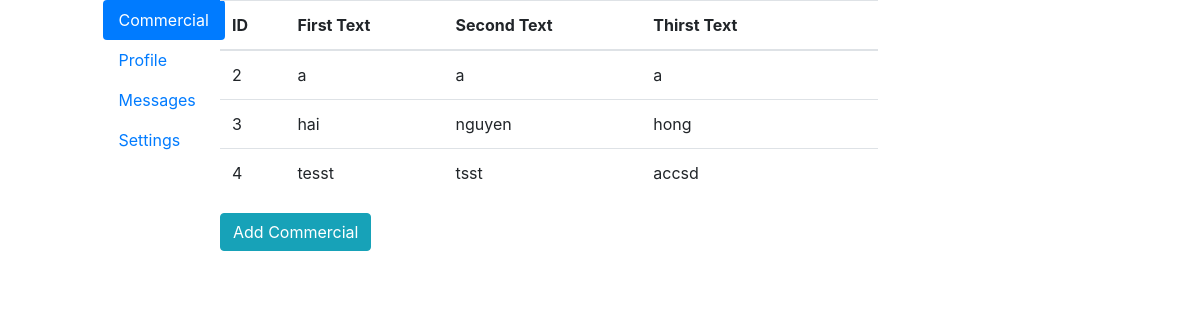
Page /settings/ on the earlier database version.
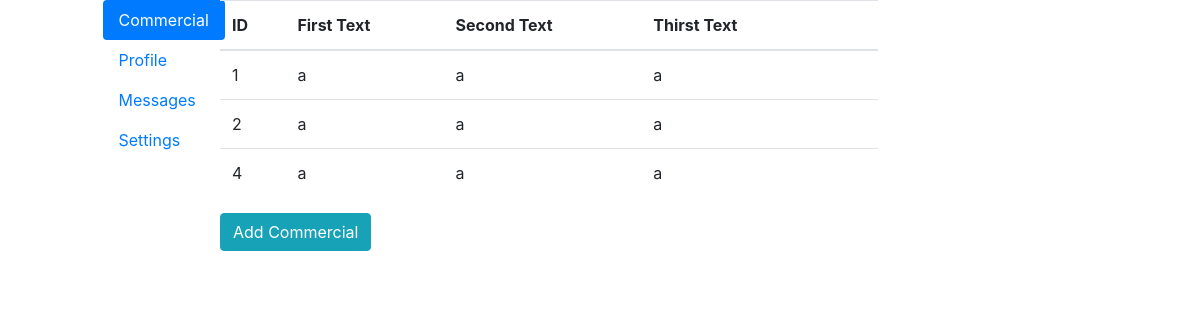
Same page on the later database version.
### Settings/models.py (models this page shows)
class Commercials(models.Model):
    first_text = models.CharField(max_length=15)
    second_text = models.CharField(max_length=50)
    thirst_text = models.CharField(max_length=50)
    image_name = models.CharField(max_length=100)
    commercials_image = models.ImageField(upload_to='images')

### Settings/views.py (the view)
# urls.py: path('', views.homeSetting, name='settings'),
def homeSetting(request):
    commercials = Commercials.objects.all().values()
    template = loader.get_template('settings/homeSetting.html')
    context = {
        'title': 'view',
        'commercials': commercials
    }
    return HttpResponse(template.render(context, request))

### Settings/templates/settings/homeSetting.html (shortened to what this page needs)
<!DOCTYPE html>
<html lang="en">
<head>
    {% load static %}
    <link rel="stylesheet" type="text/css" href="{% static 'css/bootstrap.min.css' %}">
    <link rel="stylesheet" type="text/css" href="{% static 'css/font-awesome.min.css' %}">
    <link rel="stylesheet" type="text/css" href="{% static 'css/upload-image.css' %}">
</head>
<body>
<div class="row">
    <dir class="col-1"></dir>
    <div class="col-1">
        <div class="nav flex-column nav-pills" id="v-pills-tab" role="tablist" aria-orientation="vertical">
          <a class="nav-link active" id="v-pills-home-tab" data-toggle="pill" href="#v-pills-home" role="tab" aria-controls="v-pills-home" aria-selected="true">Commercial</a>
          <a class="nav-link" id="v-pills-profile-tab" data-toggle="pill" href="#v-pills-profile" role="tab" aria-controls="v-pills-profile" aria-selected="false">Profile</a>
          <a class="nav-link" id="v-pills-messages-tab" data-toggle="pill" href="#v-pills-messages" role="tab" aria-controls="v-pills-messages" aria-selected="false">Messages</a>
          <a class="nav-link" id="v-pills-settings-tab" data-toggle="pill" href="#v-pills-settings" role="tab" aria-controls="v-pills-settings" aria-selected="false">Settings</a>
        </div>
    </div>
    <div class="col-7">
        <div class="tab-content" id="myTabContent">
          <div class="tab-content" id="v-pills-tabContent">
          <div class="tab-pane fade show active" id="v-pills-home" role="tabpanel" aria-labelledby="v-pills-home-tab">
              {% if title == 'view' %}
                {% include "settings/viewCommercial.html" %}
              {% elif title == 'update' %}
                {% include "settings/updateCommercial.html" %}
              {% else %}
                {% include "settings/addCommercial.html" %}
              {% endif %}
          </div>
        </div>
        </div>
    </div>
</div>
{% load static %}
</body>
</html>

### Settings/templates/settings/viewCommercial.html (shortened to what this page needs)
{% load bootstrap_icons %}
<div class="container">
<table class="table table-hover">
    <thead>
      <tr>
        <th>ID</th>
        <th>First Text</th>
        <th>Second Text</th>
        <th>Thirst Text</th>
        <th></th>
      </tr>
    </thead>
    <tbody>
    {% for i in commercials %}
      <tr>
        <td>{{ i.id }}</td>
        <td>{{ i.first_text }}</td>
        <td>{{ i.second_text }}</td>
        <td>{{ i.thirst_text }}</td>
        <td>
            <ul class="list-inline m-0">
            </ul></td>
      </tr>
    {% endfor %}
    </tbody>
  </table>
  <a href="addCommercial/" class="btn btn-info" role="button">Add Commercial</a>
</div>

Differences in the rows shown:
removed Commercials: id "3", first_text "hai", second_text "nguyen", thirst_text "hong"
added Commercials: id "1", first_text "a", second_text "a", thirst_text "a"
changed Commercials id 4: first_text "tesst" → "a"; second_text "tsst" → "a"; thirst_text "accsd" → "a"
